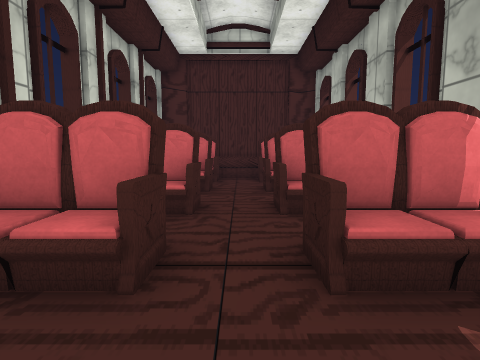
[1] (above)

15 first-person views from a walk through a Unity game level. The camera is 1.3 m above the floor, tilts 6° down and sees 80° across. The floor is counted in squares, 1 m on a side. Each view is taken from the middle of a square. On the plan, view 1 faces up. The plan holds only what a view shows up to about 13 squares ahead; the rest is blank. Some surface patterns are stand-ins.

[2]
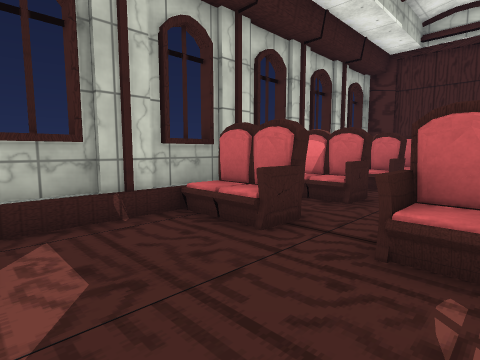

[3]
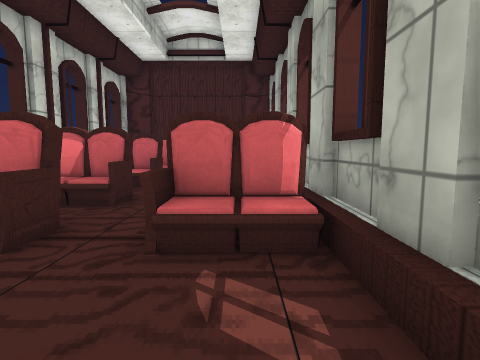

[4]
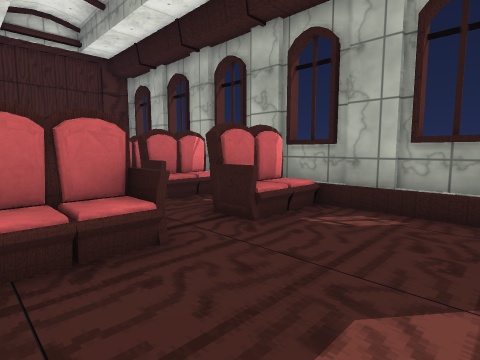

[5]
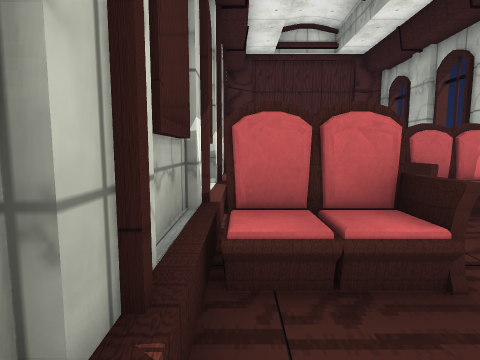

[6]
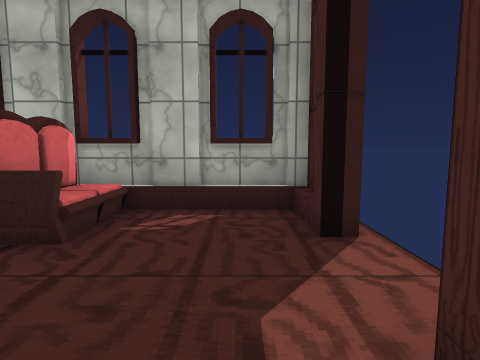

[7]
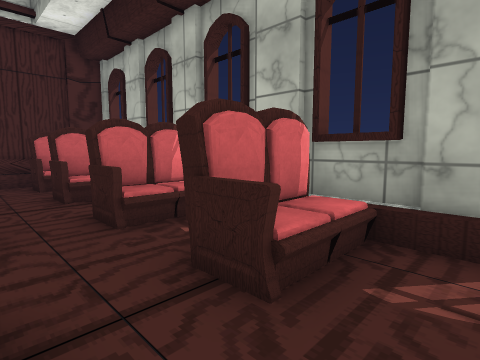

[8]
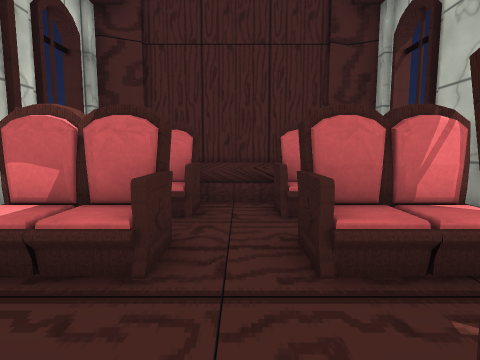

[9]
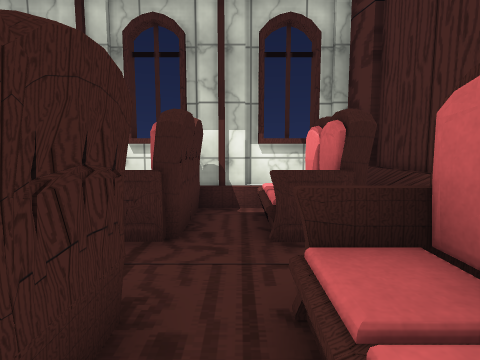

[10]
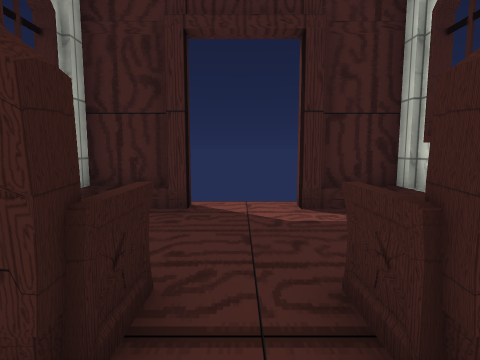

[11]
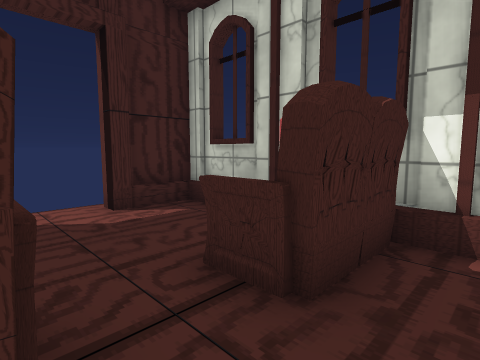

[12]
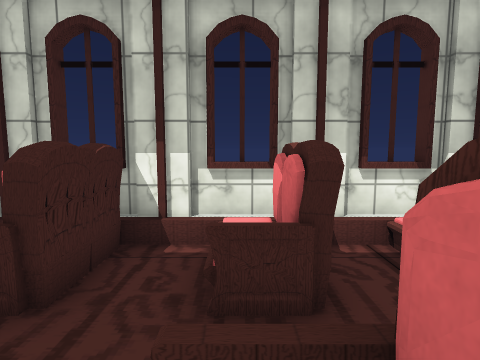

[13]
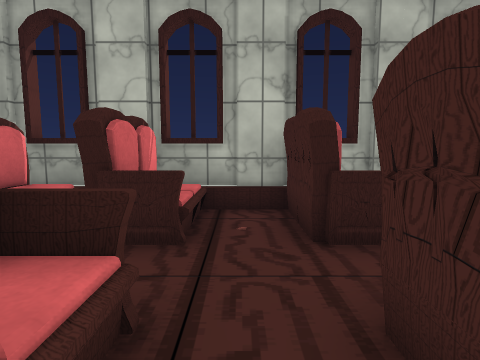

[14]
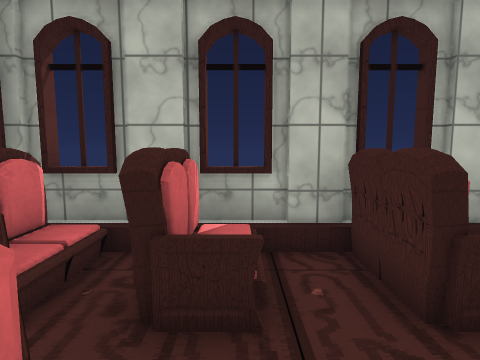

[15]
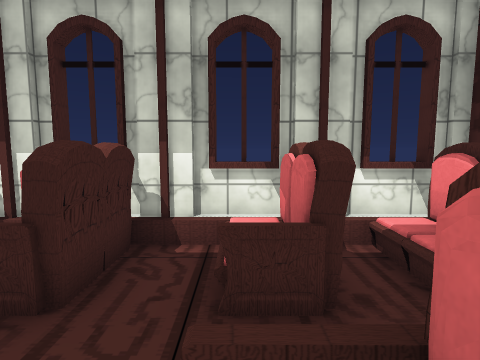

### Floor plan
Key: @ floor where view 1 was taken; # wall or solid block; x gap in a wall; . main floor; : floor 0.5 m higher than the main floor; / step, stairs or slope; = window, fence, low wall or low ledge; ^ raised ledge; O other object.
Columns run from 4 left of view 1 to 4 right of it. Each row starts with its distance up from view 1.
 14   #####
 13 ####.####
 12 #^^^.^^^#
 11 #.......#
 10 #^^^.^^^#
  9 ##:=.=:/=
  8 #....../#
  7 #x##.^^^#
  6 #^^^.=:/#
  5 #....../#
  4 #x##.####
  3 #^^^.=#O#
  2 #.......#
  1 #.......#
  0 #...@...#
 -1 #.......#
 -2 ###  ####

Where each view was taken, in squares from view 1:
view 1: 0 up, 0 right, facing up
view 2: 1 down, 2 right, facing up-left
view 3: 1 down, 2 right, facing up
view 4: 1 down, 3 left, facing up-right
view 5: 0 up, 3 left, facing up
view 6: 0 up, 3 left, facing right
view 7: 1 up, 1 left, facing up-right
view 8: 6 up, 0 right, facing up
view 9: 11 up, 3 right, facing left
view 10: 5 up, 0 right, facing down
view 11: 5 up, 1 right, facing down-left
view 12: 6 up, 2 right, facing left
view 13: 8 up, 3 left, facing right
view 14: 9 up, 2 left, facing right
view 15: 9 up, 2 right, facing left
